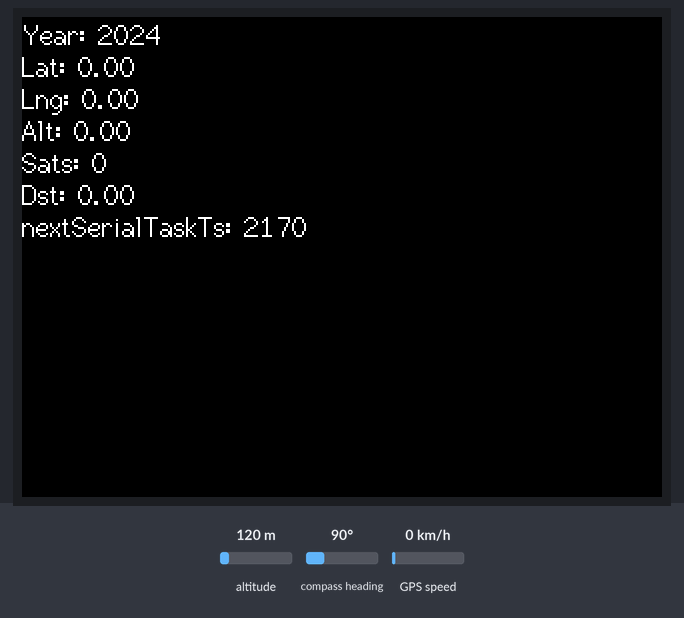
Bench run of a sketch on a simulated ESP32. On the bench: 320×240 colour display. The inputs (shaded band) are chosen by the test bench; at power-on: altitude 120 m, compass heading 90°, GPS speed 0 km/h. EEPROM starts erased; the GPS gets a fix after 3 s at 37.7749, -122.4194 with 8 satellites; what the sketch prints to the serial monitor is not drawn.

Above: at 1.3 s.
1.4 s: altitude set to 20 m
At 3.6 s:
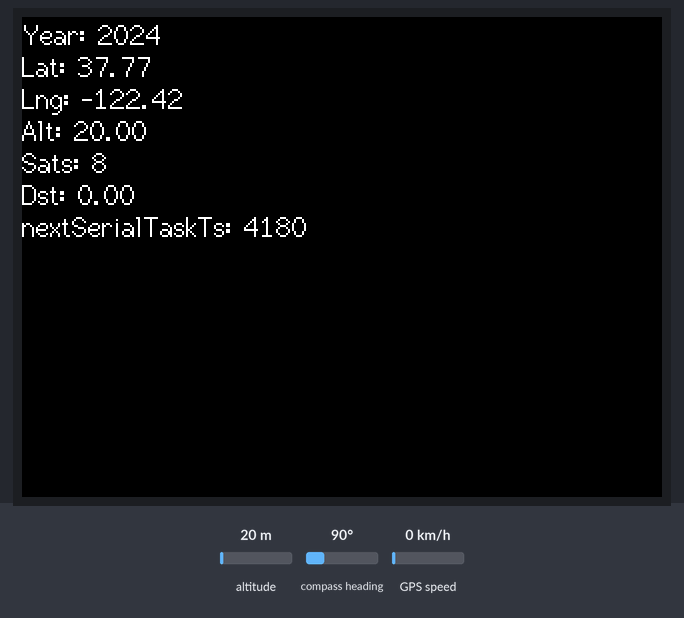
5.5 s: compass heading set to 180°
At 9.5 s:
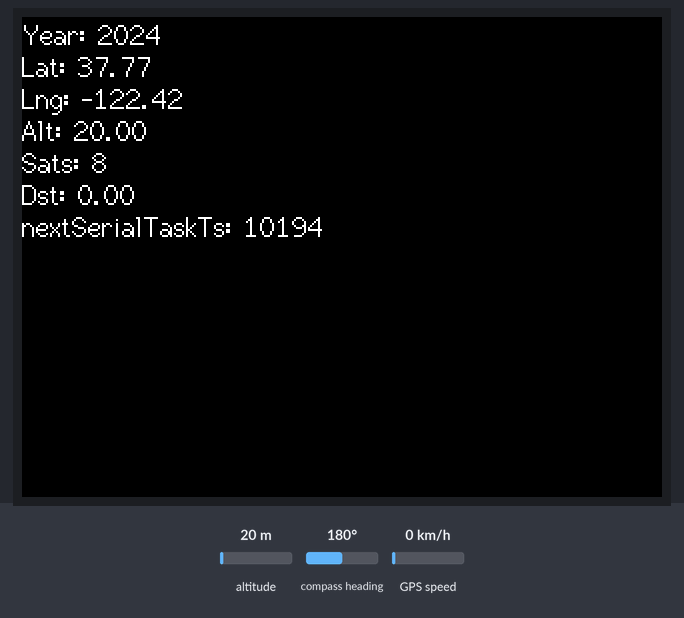
9.6 s: GPS speed set to 30 km/h
At 13.6 s:
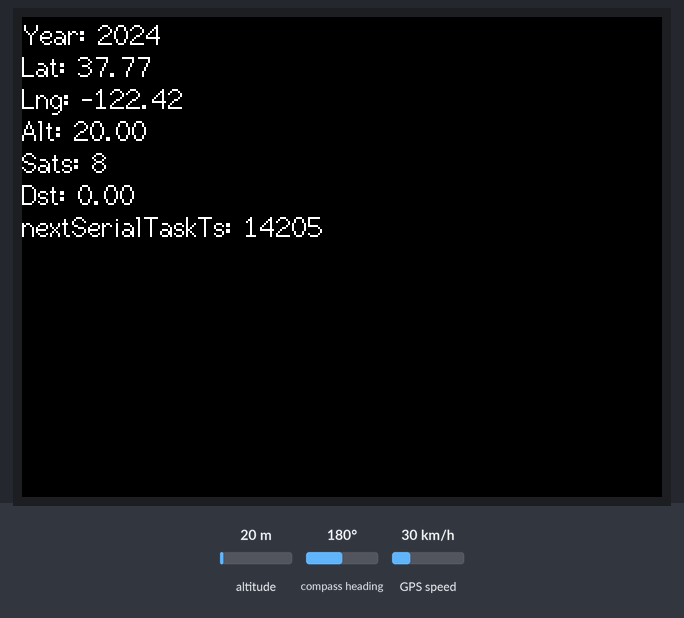
13.7 s: altitude set to 250 m
At 15.1 s:
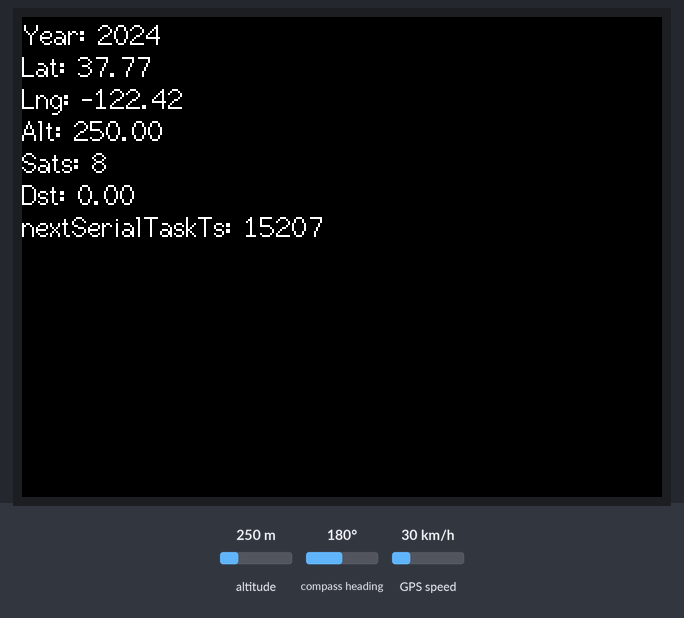
Timing chart, 0 to 16.7 s (numbered marks = the images above; inputs shaded):
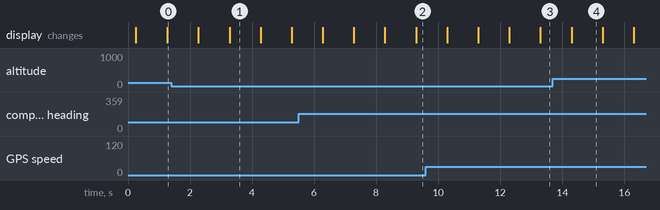

The sketch:

ttgo_gps_tft.ino
```cpp
/*
  Some part of code was used from: https://gist.github.com/janhajk/e54128867e1c695b6151e57f658234bc
*/

#include <TFT_eSPI.h>
#include <SPI.h>
#include <TinyGPS++.h> // http://arduiniana.org/libraries/tinygpsplus/
#include <HardwareSerial.h>
#include "EEPROM.h"
#include <Wire.h>

TFT_eSPI tft = TFT_eSPI();
TinyGPSPlus gps;
HardwareSerial SerialGPS(1);

#define EEPROM_SIZE 128
#define TFT_GREY 0x5AEB
#define RX_PIN 37
#define TX_PIN 38

struct GpsDataState_t
{
  double originLat = 0;
  double originLon = 0;
  double originAlt = 0;
  double distMax = 0;
  double dist = 0;
  double altMax = -999999;
  double altMin = 999999;
  double spdMax = 0;
  double prevDist = 0;
};
GpsDataState_t gpsState = {};

#define TASK_SERIAL_RATE 1000 // ms
uint32_t nextSerialTaskTs = 0;
uint32_t nextOledTaskTs = 0;

void setup()
{
  tft.init();
  tft.setRotation(1);

  Serial.begin(115200);
  SerialGPS.begin(9600, SERIAL_8N1, RX_PIN, TX_PIN);

  while (!EEPROM.begin(EEPROM_SIZE))
  {
    true;
  }

  long readValue;
  EEPROM_readAnything(0, readValue);
  gpsState.originLat = (double)readValue / 1000000;

  EEPROM_readAnything(4, readValue);
  gpsState.originLon = (double)readValue / 1000000;

  EEPROM_readAnything(8, readValue);
  gpsState.originAlt = (double)readValue / 1000000;
}

template <class T>
int EEPROM_writeAnything(int ee, const T &value)
{
  const byte *p = (const byte *)(const void *)&value;
  int i;
  for (i = 0; i < sizeof(value); i++)
    EEPROM.write(ee++, *p++);
  return i;
}

template <class T>
int EEPROM_readAnything(int ee, T &value)
{
  byte *p = (byte *)(void *)&value;
  int i;
  for (i = 0; i < sizeof(value); i++)
    *p++ = EEPROM.read(ee++);
  return i;
}

void loop()
{
  static int p0 = 0;

  gpsState.originLat = gps.location.lat();
  gpsState.originLon = gps.location.lng();
  gpsState.originAlt = gps.altitude.meters();

  long writeValue;
  writeValue = gpsState.originLat * 1000000;
  EEPROM_writeAnything(0, writeValue);
  writeValue = gpsState.originLon * 1000000;
  EEPROM_writeAnything(4, writeValue);
  writeValue = gpsState.originAlt * 1000000;
  EEPROM_writeAnything(8, writeValue);
  EEPROM.commit();

  gpsState.distMax = 0;
  gpsState.altMax = -999999;
  gpsState.spdMax = 0;
  gpsState.altMin = 999999;

  while (SerialGPS.available() > 0)
  {
    gps.encode(SerialGPS.read());
  }

  if (gps.satellites.value() > 4)
  {
    gpsState.dist = TinyGPSPlus::distanceBetween(gps.location.lat(), gps.location.lng(), gpsState.originLat, gpsState.originLon);

    if (gpsState.dist > gpsState.distMax && abs(gpsState.prevDist - gpsState.dist) < 50)
    {
      gpsState.distMax = gpsState.dist;
    }
    gpsState.prevDist = gpsState.dist;

    if (gps.altitude.meters() > gpsState.altMax)
    {
      gpsState.altMax = gps.altitude.meters();
    }

    if (gps.speed.kmph() > gpsState.spdMax)
    {
      gpsState.spdMax = gps.speed.kmph();
    }

    if (gps.altitude.meters() < gpsState.altMin)
    {
      gpsState.altMin = gps.altitude.meters();
    }
  }

  if (nextSerialTaskTs < millis())
  {
    nextSerialTaskTs = millis() + TASK_SERIAL_RATE;

    // Print in console
    Serial.print("YEAR= ");
    Serial.println(gps.date.year());

    Serial.print("LAT=");
    Serial.println(gps.location.lat(), 6);

    Serial.print("LONG=");
    Serial.println(gps.location.lng(), 6);

    Serial.print("ALT=");
    Serial.println(gps.altitude.meters());

    Serial.print("Sats=");
    Serial.println(gps.satellites.value());

    Serial.print("DST: ");
    Serial.println(gpsState.dist, 1);

    // Print in TFT
    tft.fillScreen(TFT_BLACK);
    tft.setCursor(1, 1, 2);

    tft.setTextColor(TFT_WHITE, TFT_BLACK);
    tft.setTextSize(1);

    tft.print("Year: ");
    tft.println(gps.date.year());

    tft.print("Lat: ");
    tft.println(gps.location.lat());

    tft.print("Lng: ");
    tft.println(gps.location.lng());

    tft.print("Alt: ");
    tft.println(gps.altitude.meters());

    tft.print("Sats: ");
    tft.println(gps.satellites.value());

    tft.print("Dst: ");
    tft.println(gpsState.dist);

    tft.print("nextSerialTaskTs: ");
    tft.println(nextSerialTaskTs);
  }
}
```
